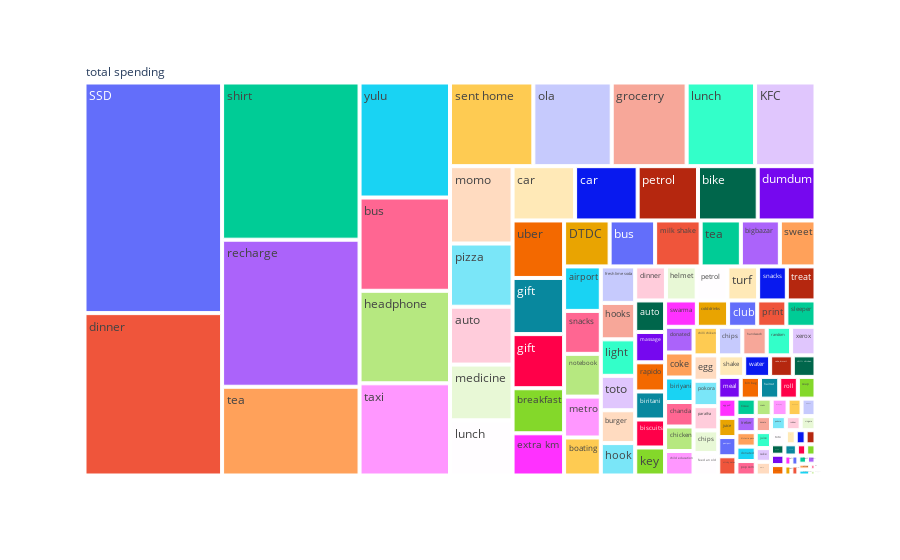

Notebook code cell kept with this figure:
### Code cell
dummy_df = df.rename(columns = {'price' : 'total spending'})
fig = px.treemap(
    dummy_df, path = [px.Constant('total spending'), 'item_name'], 
    values = 'total spending'
)

fig.show()

### Figure 1 — Plotly figure (JSON) as saved in the notebook; plotly's stock layout.template omitted (floating-point values rounded to 4 significant figures; data arrays with more than 128 entries replaced by an {"elided": "..."} marker saying what was removed)
{"data": [{"branchvalues": "total", "domain": {"x": [0, 1], "y": [0, 1]}, "hovertemplate": "labels=%{label}<br>total spending=%{value}<br>parent=%{parent}<br>id=%{id}<extra></extra>", "ids": {"elided": "129 str values"}, "labels": {"elided": "129 str values"}, "name": "", "parents": {"elided": "129 str values"}, "type": "treemap", "values": {"elided": "129 int values"}}], "layout": {"legend": {"tracegroupgap": 0}, "margin": {"t": 60}}}
